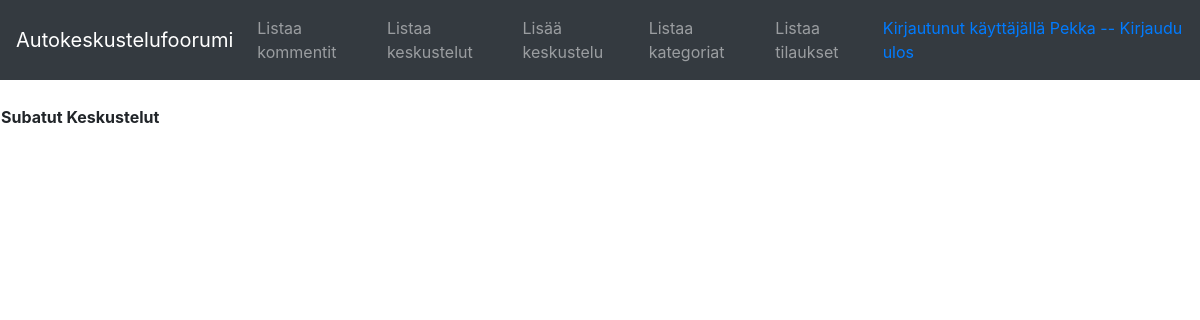
The page /conversations/subscriptions (signed in) on the database as committed earlier.
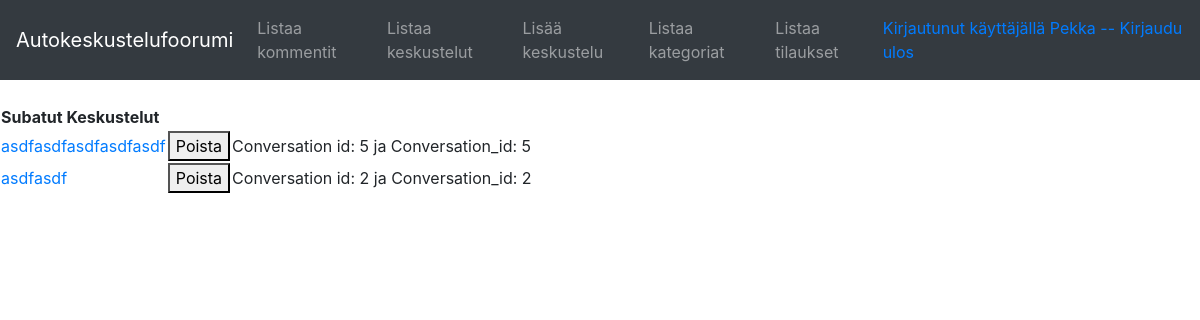
The same page on the database as committed later.
### application/conversations/models.py (models this page shows, shortened)
class Subs(Base):
  conversation_id=db.Column(db.Integer, db.ForeignKey('conversation.id'))
  account_id=db.Column(db.Integer, db.ForeignKey('account.id'))

class Conversation(Base):
    __tablename__ = "conversation"
    name = db.Column(db.String(144), nullable=False)
    @staticmethod
    def find_subscriptions(accid=0):
      stmt = text("SELECT Conversation.id, Conversation.name, Subs.conversation_id FROM Conversation LEFT JOIN Subs ON Subs.conversation_id=Conversation.id WHERE Subs.account_id=:accid").params(accid=accid)
      res = db.engine.execute(stmt)
      response = []
      for row in res:
        response.append({"id":row[0], "name":row[1], "conversation_id":row[2]})
      return response

### application/conversations/views.py (the view)
@app.route("/conversations/subscriptions", methods=["GET"])
@login_required
def conversations_subscriptions():
    c = current_user.id
    conversations=Conversation.find_subscriptions(accid=c)
    return render_template("conversations/subs.html", conversations=conversations)

### application/__init__.py (called while the page is built)
@login_manager.user_loader
def load_user(user_id):
    return User.query.get(user_id)

### application/templates/conversations/subs.html (shortened to what this page needs)
{% extends "layout.html" %}
{% block body %}
  <table>
    <tr>
      <th>Subatut Keskustelut</th>
      <th></th>
    </tr>
    {% for conversation in conversations %}
    <tr>
      <td><a href="{{ url_for('conversation_view', conversation_id = conversation.id) }}"> {{ conversation.name }} </a></td>
      <td colspan="2"><form method = "POST" action="{{ url_for('conversation_delete', conversation_id = conversation.id) }}"><Button type="submit">Poista</Button></form></td>
      <td>Conversation id: {{conversation.id}} ja Conversation_id: {{conversation.conversation_id}}</td>
      <td></td>
    </tr>
    {% endfor %}
  </table>
{% endblock %}

Rows that differ between the two databases and show on the page:
added Subs: name "asdfasdfasdfasdfasdf", id "5", conversation_id "5"
added Subs: name "asdfasdf", id "2", conversation_id "2"
